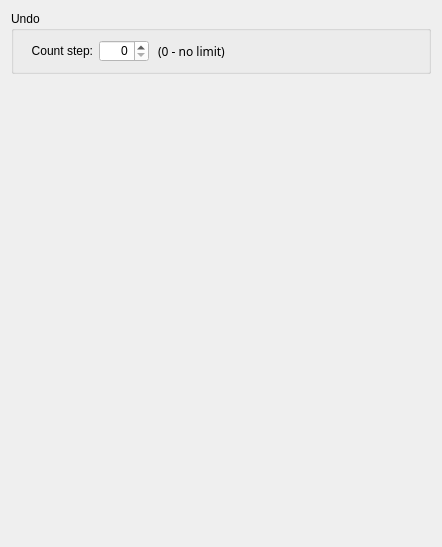
   <widget class="QWidget" name="tab_3">
    <attribute name="title">
     <string>Undo</string>
    </attribute>
    <layout class="QVBoxLayout" name="verticalLayout_14">
     <item>
      <widget class="QGroupBox" name="undo_GroupBox">
       <property name="minimumSize">
        <size>
         <width>420</width>
         <height>50</height>
        </size>
       </property>
       <property name="maximumSize">
        <size>
         <width>420</width>
         <height>16777215</height>
        </size>
       </property>
       <property name="font">
        <font>
         <family>MS Shell Dlg 2</family>
         <pointsize>9</pointsize>
        </font>
       </property>
       <property name="title">
        <string>Undo</string>
       </property>
       <layout class="QVBoxLayout" name="verticalLayout_8">
        <item>
         <layout class="QHBoxLayout" name="horizontalLayout_8">
          <item>
           <widget class="QLabel" name="undoCount_Label">
            <property name="minimumSize">
             <size>
              <width>70</width>
              <height>0</height>
             </size>
            </property>
            <property name="maximumSize">
             <size>
              <width>16777215</width>
              <height>16777215</height>
             </size>
            </property>
            <property name="font">
             <font>
              <family>MS Shell Dlg 2</family>
              <pointsize>9</pointsize>
             </font>
            </property>
            <property name="text">
             <string>Count step:</string>
            </property>
            <property name="alignment">
             <set>Qt::AlignRight|Qt::AlignTrailing|Qt::AlignVCenter</set>
            </property>
           </widget>
          </item>
          <item>
           <widget class="QSpinBox" name="undoCount_SpinBox">
            <property name="minimumSize">
             <size>
              <width>50</width>
              <height>0</height>
             </size>
            </property>
            <property name="font">
             <font>
              <family>MS Shell Dlg 2</family>
              <pointsize>9</pointsize>
             </font>
            </property>
            <property name="styleSheet">
             <string notr="true">background-color: rgb(255, 255, 255);</string>
            </property>
            <property name="alignment">
             <set>Qt::AlignRight|Qt::AlignTrailing|Qt::AlignVCenter</set>
            </property>
           </widget>
          </item>
          <item>
           <widget class="QLabel" name="label">
            <property name="font">
             <font>
              <family>MS Shell Dlg 2 UI</family>
              <pointsize>9</pointsize>
             </font>
            </property>
            <property name="text">
             <string> (0 - no limit)</string>
            </property>
           </widget>
          </item>
          <item>
           <spacer name="horizontalSpacer">
            <property name="orientation">
             <enum>Qt::Horizontal</enum>
            </property>
            <property name="sizeHint" stdset="0">
             <size>
              <width>40</width>
              <height>20</height>
             </size>
            </property>
           </spacer>
          </item>
         </layout>
        </item>
       </layout>
      </widget>
     </item>
     <item>
      <spacer name="verticalSpacer_3">
       <property name="orientation">
        <enum>Qt::Vertical</enum>
       </property>
       <property name="sizeHint" stdset="0">
        <size>
         <width>20</width>
         <height>462</height>
        </size>
       </property>
      </spacer>
     </item>
    </layout>
   </widget>
